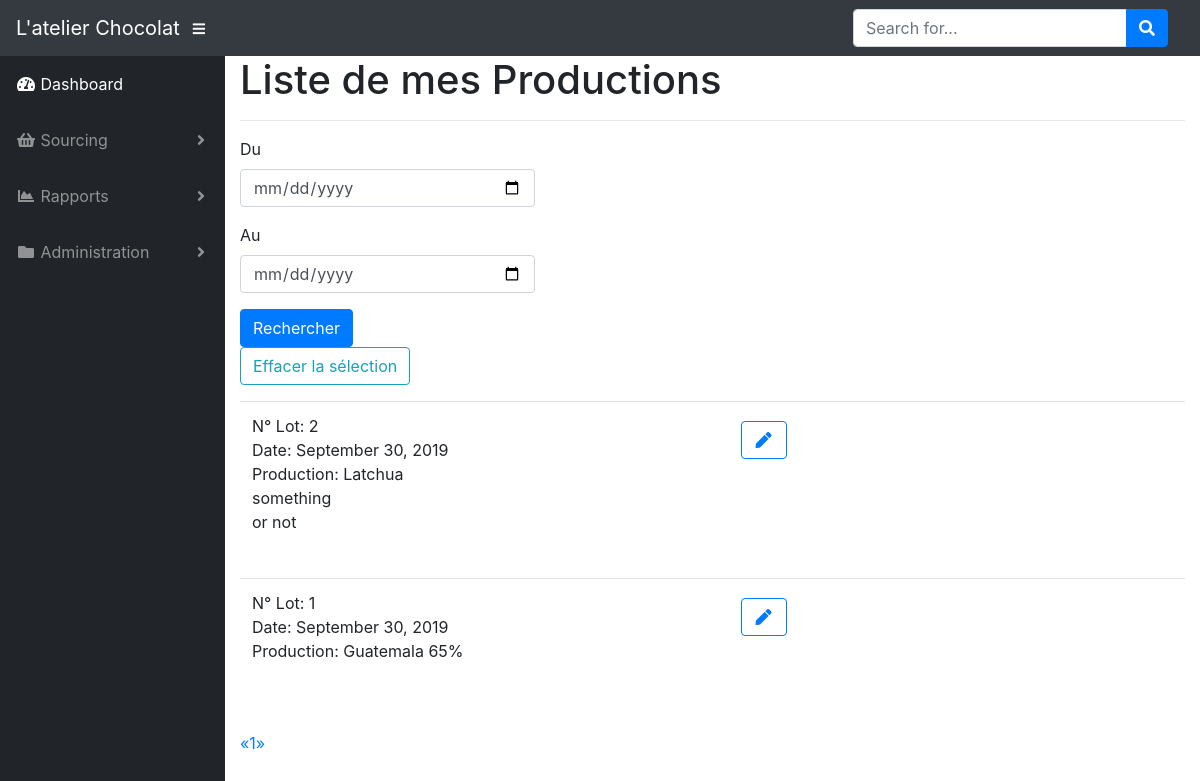
/my_productions (signed in), run on an earlier commit of the app's database.
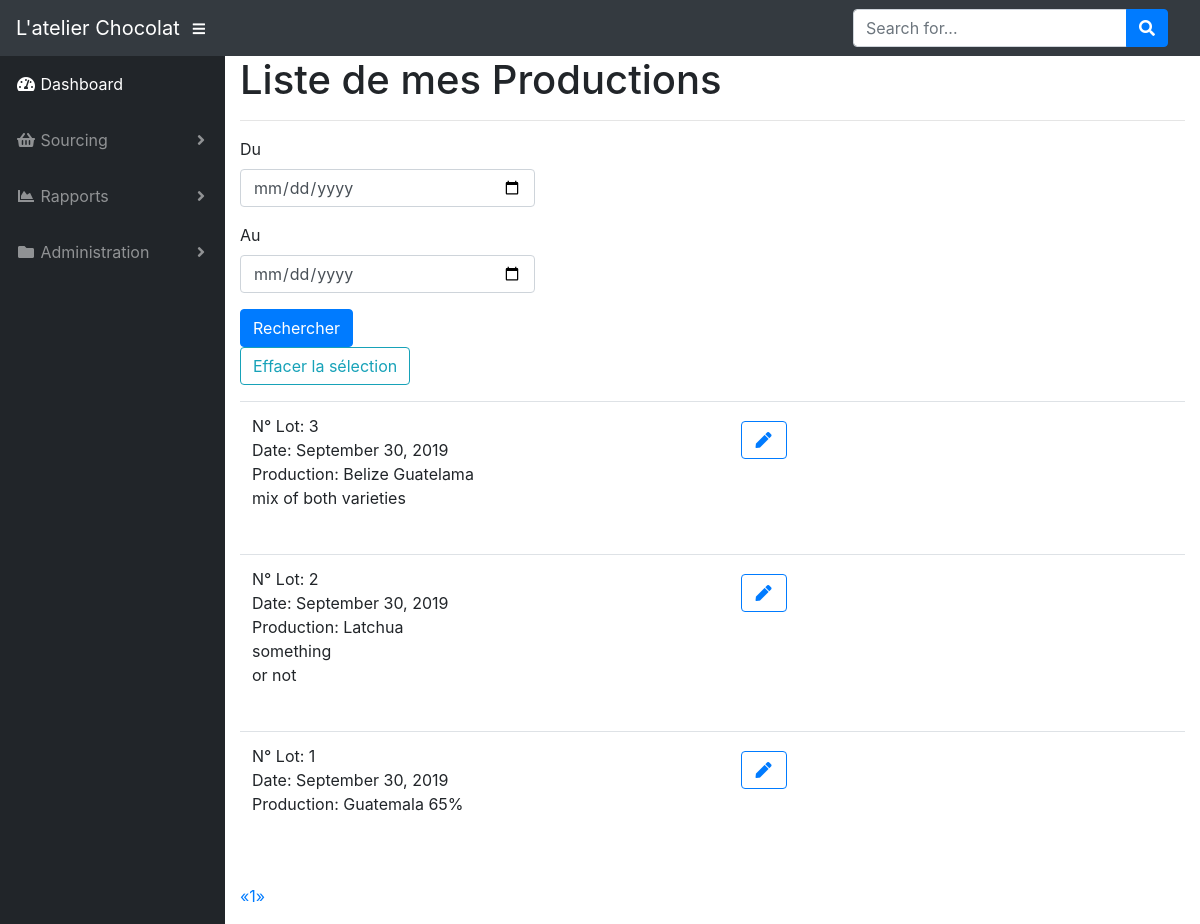
And on a later commit of the database.
### app/models.py (models this page shows, shortened)
class Production(db.Model):
    id = db.Column(db.Integer, primary_key=True)
    date = db.Column(db.Date, index=True)
    name = db.Column(db.String(64), index=True)
    comment = db.Column(db.Text())
    timestamp = db.Column(db.DateTime, index=True, default=datetime.utcnow)
    user_id = db.Column(db.Integer, db.ForeignKey('user.id'))
    production_items = db.relationship('ProductionItem', backref='production_production_item', lazy='dynamic')

### app/productions/routes.py (the view)
@bp.route('/my_productions', methods=['GET', 'POST'])
@login_required
def my_productions():
    production_search = current_user.my_productions()
    form = ListProductionForm()
    if form.validate_on_submit():
        date_from = form.date_from.data
        date_to = form.date_to.data
        production_search = production_search.filter(func.date(Production.date) >= date_from,
                                                     func.date(Production.date) <= date_to)
    page = request.args.get('page', 1, type=int)
    pagination = production_search.paginate(page, current_app.config['PRODUCTIONS_PER_PAGE'], False)
    productions = pagination.items
    return render_template('productions/my_productions.html', title='Mes productions', productions=productions,
                           pagination=pagination, form=form)

### app/productions/forms.py
class ListProductionForm(FlaskForm):
    date_from = DateField('Du', format='%d/%m/%Y', validators=[DataRequired()], id='from_date_picker')
    date_to = DateField('Au', format='%d/%m/%Y', validators=[DataRequired()], id='to_date_picker')
    submit = SubmitField('Rechercher')

### app/models.py (called while the page is built)
@login.user_loader
def load_user(id):
    return User.query.get(int(id))

    def my_productions(self):
        own = Production.query.filter_by(user_id=self.id)
        return own.order_by(Production.id.desc())

### app/templates/productions/my_productions.html (shortened to what this page needs)
{% extends "base.html" %}
{% import 'bootstrap/wtf.html' as wtf %}
{% import "_macros.html" as macros %}
{% block app_content %}
    <h1>Liste de mes Productions</h1>
    <hr>
    <table class="table table-hover">
        <tr>
            <div class="row">
                <div class="col-sm-4">
                    {{ wtf.quick_form(form, button_map={'submit': 'primary'}) }}<br>
                    <a href="{{ url_for('productions.my_productions') }}"><button type="submit" class="btn btn-outline-info">Effacer la sélection</button></a>
                </div>
            </div>
        </tr>
        <tr>
            {% for production in productions %}
                {% include 'productions/_production.html' %}
            {% endfor %}
            <div class="pagination">
                {{ macros.pagination_widget(pagination, 'productions.my_productions') }}
            </div>
        </tr>
    </table>
{% endblock %}
{% block scripts %}
    {{ super() }}
{% endblock %}

### app/templates/productions/_production.html
<table class="table table-hover">
    <tr>
        <td>
            <div class="row">
                <div class="col-sm-6">
                    <p>N° Lot: {{ production.id }}<br>
                    Date: {{ moment(production.date).format('LL') }}<br>
                    Production: {{ production.name }}<br>
                    {% autoescape false %}
                    {{ production.comment | replace("\n", "<br/>") }}<br>
                    {% endautoescape %}</p>
                </div>
                <div class="col-sm-2">
                    <div class="btn btn-group">
                        <a href="{{ url_for('productions.edit_production', id=production.id) }}"><button class="btn btn-outline-primary"><i class="fas fa-fw fa-pen"></i></button></a>
                    </div>
                </div>
            </div>
        </td>
    </tr>
</table>

What changed in the data, as far as the page shows it:
added Production: id "3", date "September 30, 2019", name "Belize Guatelama", comment "mix of both varieties"
